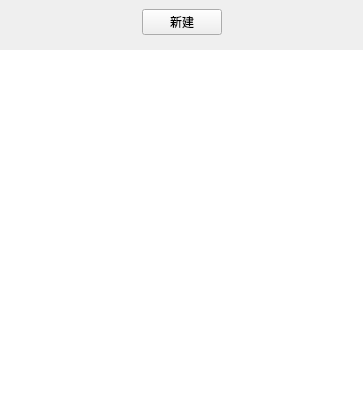
<?xml version="1.0" encoding="UTF-8"?>
<ui version="4.0">
 <class>DownLoadListForm</class>
 <widget class="QWidget" name="DownLoadListForm">
  <property name="geometry">
   <rect>
    <x>0</x>
    <y>0</y>
    <width>363</width>
    <height>417</height>
   </rect>
  </property>
  <property name="windowTitle">
   <string>Form</string>
  </property>
  <property name="styleSheet">
   <string notr="true">/*#DownLoadListForm
{
	border:1px solid rgba(0,0,0,1);
}*/
/*QTableView::item:selected{
        color:white;
        background:rgb(34, 175, 0);    
		border:1px solid rgb(255,0,0,1);
}

QTableView{

        background:rgb(34, 175, 75);    

}*/
</string>
  </property>
  <layout class="QVBoxLayout" name="verticalLayout">
   <property name="leftMargin">
    <number>0</number>
   </property>
   <property name="topMargin">
    <number>0</number>
   </property>
   <property name="rightMargin">
    <number>0</number>
   </property>
   <property name="bottomMargin">
    <number>0</number>
   </property>
   <item>
    <widget class="QWidget" name="widgetOperate" native="true">
     <property name="sizePolicy">
      <sizepolicy hsizetype="Preferred" vsizetype="Preferred">
       <horstretch>0</horstretch>
       <verstretch>0</verstretch>
      </sizepolicy>
     </property>
     <layout class="QHBoxLayout" name="horizontalLayout">
      <item>
       <spacer name="horizontalSpacer">
        <property name="orientation">
         <enum>Qt::Horizontal</enum>
        </property>
        <property name="sizeHint" stdset="0">
         <size>
          <width>40</width>
          <height>20</height>
         </size>
        </property>
       </spacer>
      </item>
      <item>
       <widget class="QPushButton" name="btnCreate">
        <property name="sizePolicy">
         <sizepolicy hsizetype="Preferred" vsizetype="Preferred">
          <horstretch>0</horstretch>
          <verstretch>0</verstretch>
         </sizepolicy>
        </property>
        <property name="text">
         <string>新建</string>
        </property>
       </widget>
      </item>
      <item>
       <spacer name="horizontalSpacer_2">
        <property name="orientation">
         <enum>Qt::Horizontal</enum>
        </property>
        <property name="sizeHint" stdset="0">
         <size>
          <width>40</width>
          <height>20</height>
         </size>
        </property>
       </spacer>
      </item>
     </layout>
    </widget>
   </item>
   <item>
    <widget class="QWidget" name="widgetList" native="true">
     <property name="sizePolicy">
      <sizepolicy hsizetype="Preferred" vsizetype="MinimumExpanding">
       <horstretch>0</horstretch>
       <verstretch>0</verstretch>
      </sizepolicy>
     </property>
     <layout class="QVBoxLayout" name="verticalLayout_2">
      <property name="spacing">
       <number>0</number>
      </property>
      <property name="leftMargin">
       <number>0</number>
      </property>
      <property name="topMargin">
       <number>0</number>
      </property>
      <property name="rightMargin">
       <number>0</number>
      </property>
      <property name="bottomMargin">
       <number>0</number>
      </property>
      <item>
       <widget class="QTableView" name="tableView">
        <property name="frameShape">
         <enum>QFrame::NoFrame</enum>
        </property>
        <property name="editTriggers">
         <set>QAbstractItemView::NoEditTriggers</set>
        </property>
        <property name="selectionMode">
         <enum>QAbstractItemView::SingleSelection</enum>
        </property>
        <property name="selectionBehavior">
         <enum>QAbstractItemView::SelectItems</enum>
        </property>
        <property name="textElideMode">
         <enum>Qt::ElideNone</enum>
        </property>
        <property name="showGrid">
         <bool>false</bool>
        </property>
        <attribute name="horizontalHeaderVisible">
         <bool>false</bool>
        </attribute>
        <attribute name="verticalHeaderVisible">
         <bool>false</bool>
        </attribute>
       </widget>
      </item>
     </layout>
    </widget>
   </item>
  </layout>
 </widget>
 <resources/>
 <connections/>
</ui>
